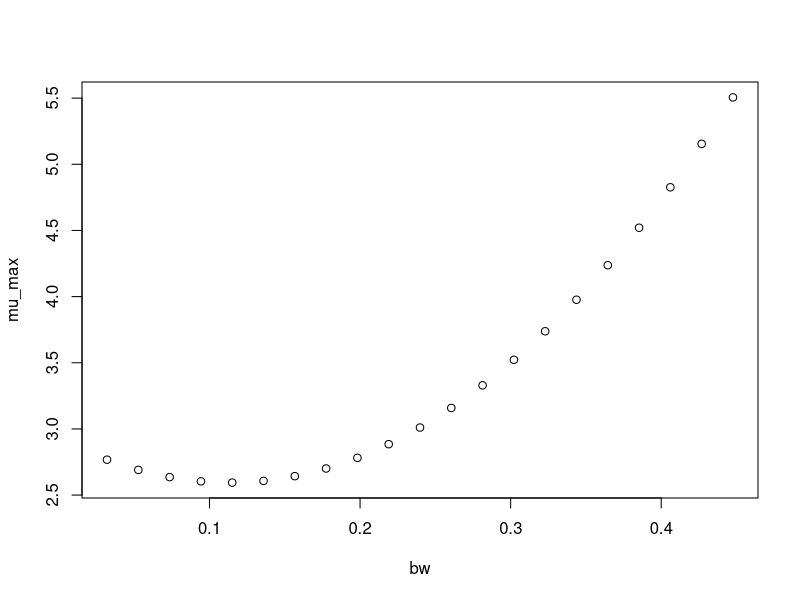

Source code (R):
#############################
# start of Parameter script
#############################
bw <- seq(0.031968031968032,0.4476472,length.out=21)
#############################
# end of Parameter script
#############################
############################# 
# start of Model script Gropin ID 1340 
#############################
 
# constant coefficients for this model
 
variables <- data.frame(bw)
argumentsPar <- expand.grid(variables)
 
# heart of the model
response_surface <- function(bw) {
   mumax <-(2.930-5.917*bw+26.07*bw^2)

return(mumax=mumax)
} 

# output parameters
mumax <- cbind(argumentsPar,response_surface(argumentsPar['bw']))
colnames(mumax) <- c(colnames(argumentsPar),'mumax')
#############################
# End of Model script
#############################
############################# 
# start of Visualisation script Gropin ID 1340 
#############################
plot(bw,mumax$mumax,
                          xlab='bw',
                          ylab='mu_max')
#############################
# End of Visualisation script
#############################
